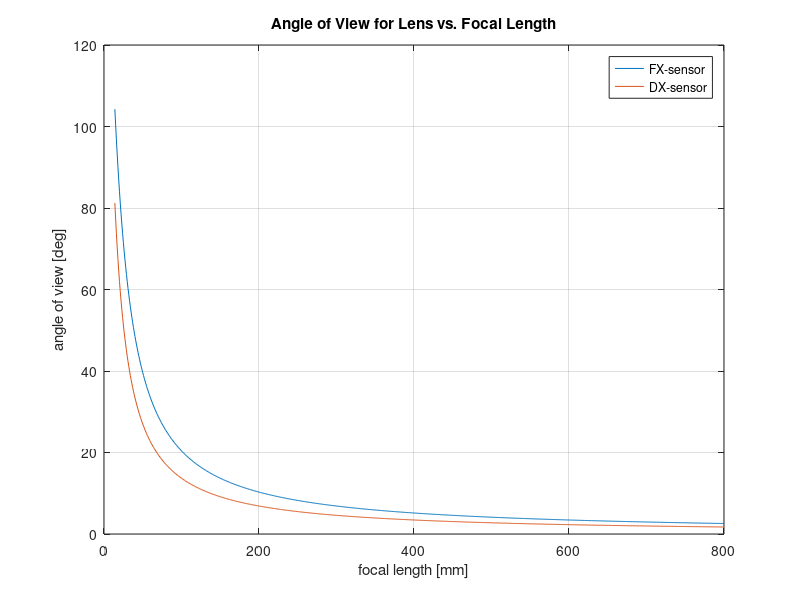
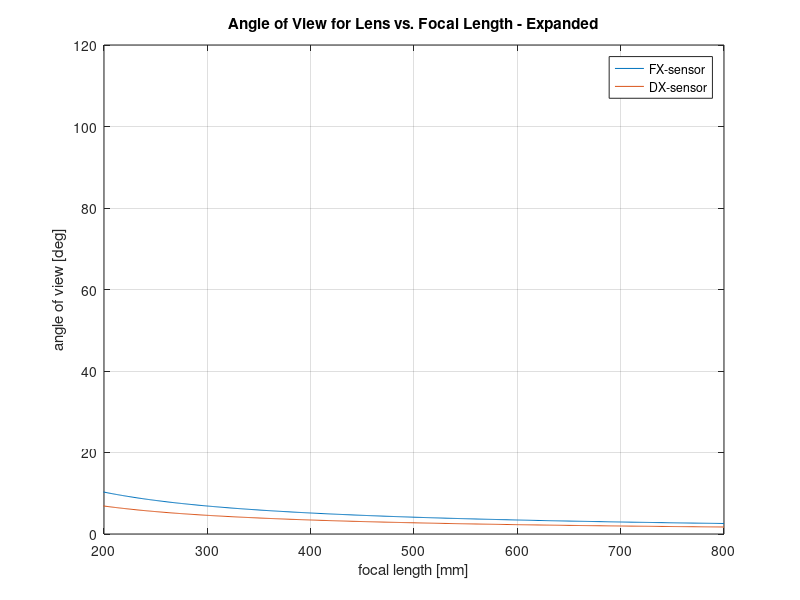
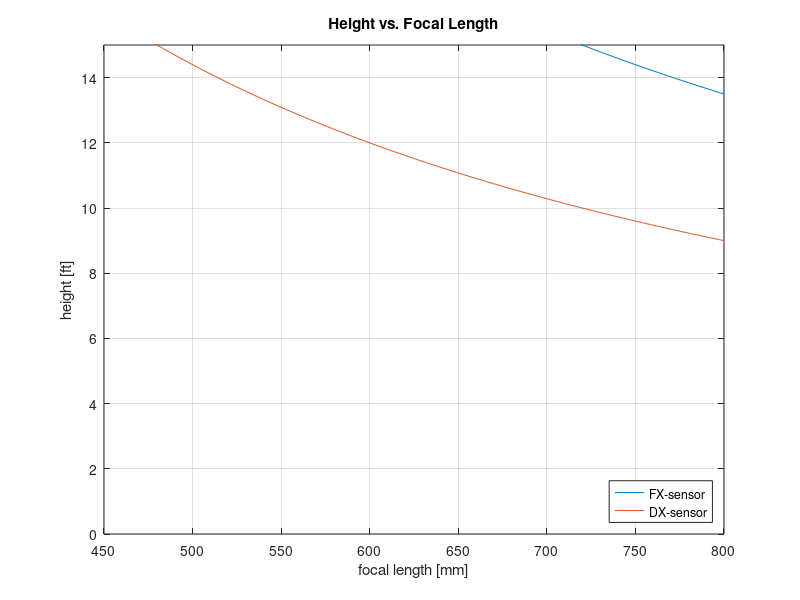

These charts were generated, in order, by the following MATLAB code:
% esther shore
% egr-101
% homework 7, question 1

clear; clc; close all;

% given sensor sizes in mm
H_FX = 36;
H_DX = 24;

f = 14:800; % vector of focal lengths from 14 to 800 mm

% form angle of view vectors of length f
theta_FX = zeros(1,length(f));
theta_DX = zeros(1,length(f));

for idx = 1:length(f) % index runs the length of f
    theta_FX(idx) = 2*atand(H_FX/(2*f(idx)));
    theta_DX(idx) = 2*atand(H_DX/(2*f(idx)));
end

% graph and label
plot(f,theta_FX)
grid on
hold on
plot(f,theta_DX)
xlabel('focal length [mm]')
ylabel('angle of view [deg]')
title('Angle of View for Lens vs. Focal Length')
legend('FX-sensor','DX-sensor')

savefig('hmwk7Q1a.fig')

% figure with x limit
figure
plot(f,theta_FX)
grid on
hold on
plot(f,theta_DX)
xlim([200,800])
xlabel('focal length [mm]')
ylabel('angle of view [deg]')
title('Angle of View for Lens vs. Focal Length - Expanded')
legend('FX-sensor','DX-sensor')

savefig('hmwk7Q1b.fig')

% given distance in ft
R = 300;

% form height vectors of length f
height_FX = zeros(1,length(f));
height_DX = zeros(1,length(f));

for idx = 1:length(f) % index runs the length of f
    height_FX(idx) = R*deg2rad(theta_FX(idx));
    height_DX(idx) = R*deg2rad(theta_DX(idx));
end

figure
plot(f,height_FX)
grid on
hold on
plot(f,height_DX)
xlim([450,800])
ylim([0,15])
xlabel('focal length [mm]')
ylabel('height [ft]')
title('Height vs. Focal Length')
legend('FX-sensor','DX-sensor','Location','southeast')

savefig('hmwk7Q1c.fig')